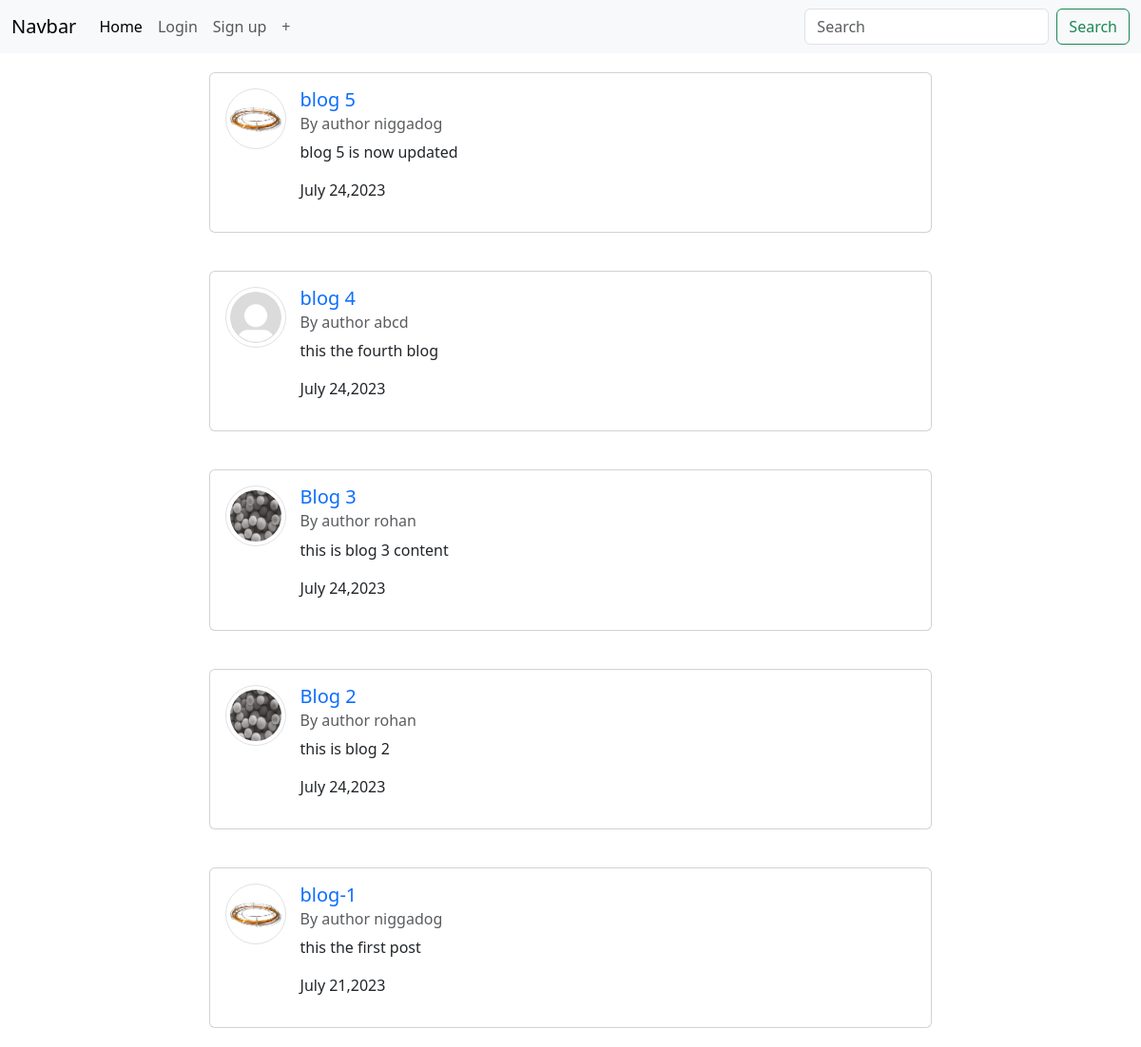
Before: / with the older database file.
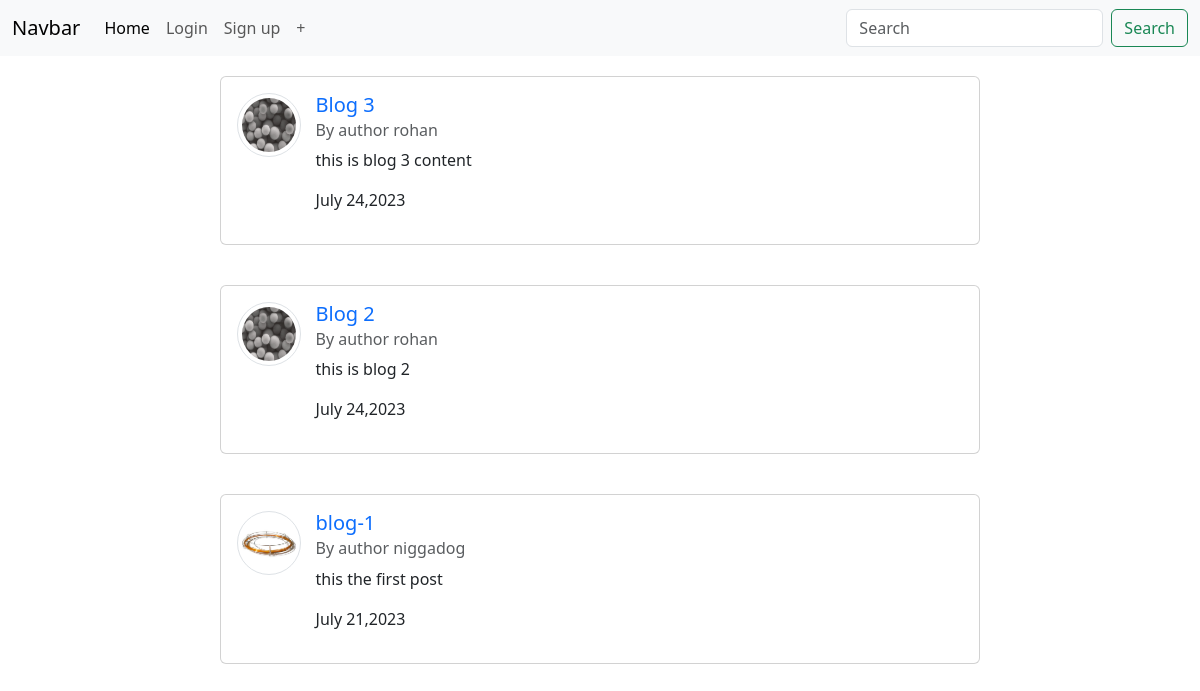
After: the same page with the newer database file.
### blog/models.py (models this page shows, shortened)
class post(models.Model):
    title = models.CharField(max_length=50)
    content =models.CharField(max_length=200)
    author = models.ForeignKey(User , on_delete=models.CASCADE)
    date = models.DateTimeField(default= timezone.now)

### users/models.py (models this page shows, shortened)
class Profile (models.Model):
    user=models.OneToOneField(User, on_delete=models.CASCADE)
    image = models.ImageField(default ='default.jpg', upload_to='profile_pics')

### blog/views.py (the view)
# urls.py: path("", PostListView.as_view(), name="home"),
class PostListView(ListView):
    model = post
    template_name ='home.html'
    context_object_name ='posts'
    ordering = ['-date']

### templates/home.html
{% extends 'index.html' %}
{% block body %}
{% for posts in posts %}
<div style="display: flex;flex-direction: column;">
<div class="c" style="display:flex; ;align-items:center;justify-content: center; align-items:center; margin: 2.5%;">
<div class="card" style="width: 50rem; display:flex;">
  <div class="card-body" style="display:flex">
    <img class="rounded-circle img-thumbnail" style="height:64px; width:64px"src="{{posts.author.profile.image.url}}">
    <div style="display: flex; flex-direction: column; margin-left: 2%;">
    <h5 class="card-title"><a style="text-decoration: none;" href="{%url 'post-detail' posts.id %}">{{posts.title}}</a></h5>
    <h6 class="card-subtitle mb-2 text-body-secondary">By author {{posts.author}}</h6>
    <p class="card-text">{{posts.content}}</p>
    <p class="">{{posts.date|date:"F d,Y"}}</p>
  </div>
  </div>
</div>
</div>
</div>
{% endfor %}
{% endblock body %}

Changed rows visible on the page:
removed post: author.profile.image (picture), title "blog 5", author "niggadog", content "blog 5 is now updated", date "July 24,2023"
removed post: author.profile.image (placeholder picture), title "blog 4", author "abcd", content "this the fourth blog", date "July 24,2023"
